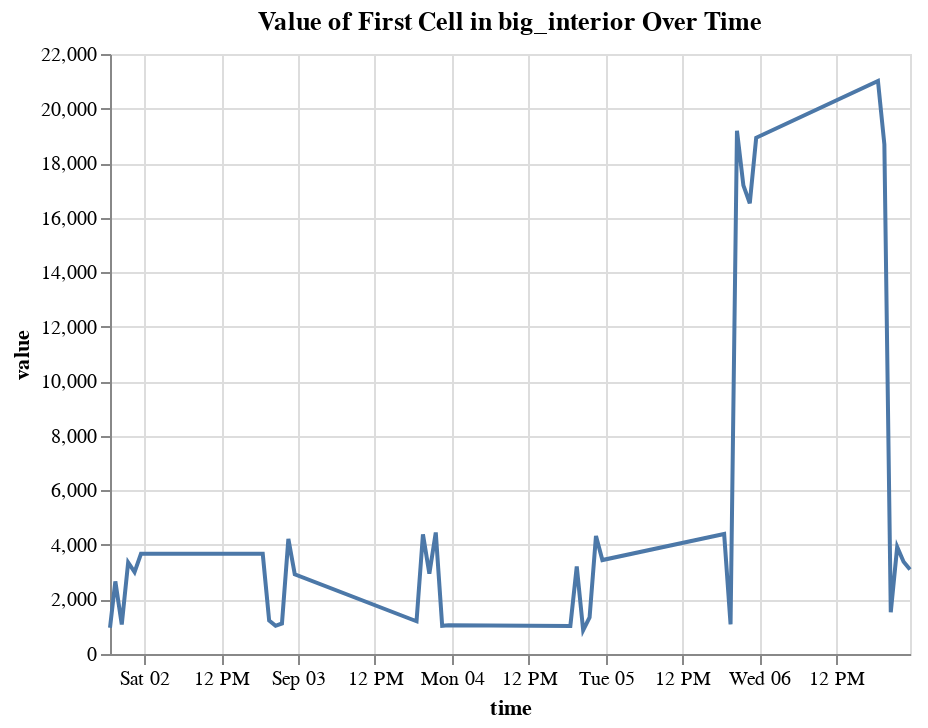

Notebook cell for this chart:
### Code cell
import pandas as pd
import altair as alt

# Assuming 'result_copy1' is your DataFrame
# Extract the data for the first cell of big_interior
# Ensure you are selecting the data correctly to get a list or array-like object
first_cell_data = result_copy1.iloc[0]['big_interior']

# Create a DataFrame for plotting
plot_df = pd.DataFrame({
    'time': result_copy1['time'][:len(first_cell_data)],  # Match time length with data
    'value': first_cell_data
})

# Create the line chart
chart = alt.Chart(plot_df).mark_line().encode(
    x='time',
    y='value'
).properties(
    title='Value of First Cell in big_interior Over Time'
)

chart

### Figure 1 — Vega-Lite specification as saved in the notebook (floating-point values rounded to 4 significant figures)
{"config": {"view": {"continuousWidth": 400, "continuousHeight": 300}}, "data": {"name": "data-6417e4802e0de6e78d297fceeb3af50a"}, "mark": "line", "encoding": {"x": {"field": "time", "type": "temporal"}, "y": {"field": "value", "type": "quantitative"}}, "title": "Value of First Cell in big_interior Over Time", "$schema": "https://vega.github.io/schema/vega-lite/v4.17.0.json", "datasets": {"data-6417e4802e0de6e78d297fceeb3af50a": [{"time": "2023-09-02T00:10:00+05:30", "value": 965.8}, {"time": "2023-09-02T01:00:00+05:30", "value": 2663.0}, {"time": "2023-09-02T02:00:00+05:30", "value": 1079.0}, {"time": "2023-09-02T03:00:00+05:30", "value": 3358.0}, {"time": "2023-09-02T04:00:00+05:30", "value": 3004.0}, {"time": "2023-09-02T05:00:00+05:30", "value": 3676.0}, {"time": "2023-09-03T00:00:00+05:30", "value": 3674.0}, {"time": "2023-09-03T01:00:00+05:30", "value": 1227.0}, {"time": "2023-09-03T02:00:00+05:30", "value": 1033.0}, {"time": "2023-09-03T03:00:00+05:30", "value": 1120.0}, {"time": "2023-09-03T04:00:00+05:30", "value": 4224.0}, {"time": "2023-09-03T05:00:00+05:30", "value": 2922.0}, {"time": "2023-09-04T00:00:00+05:30", "value": 1200.0}, {"time": "2023-09-04T01:00:00+05:30", "value": 4389.0}, {"time": "2023-09-04T02:00:00+05:30", "value": 2949.0}, {"time": "2023-09-04T03:00:00+05:30", "value": 4455.0}, {"time": "2023-09-04T04:00:00+05:30", "value": 1034.0}, {"time": "2023-09-04T05:00:00+05:30", "value": 1051.0}, {"time": "2023-09-05T00:00:00+05:30", "value": 1027.0}, {"time": "2023-09-05T01:00:00+05:30", "value": 3210.0}, {"time": "2023-09-05T02:00:00+05:30", "value": 871.4}, {"time": "2023-09-05T03:00:00+05:30", "value": 1341.0}, {"time": "2023-09-05T04:00:00+05:30", "value": 4330.0}, {"time": "2023-09-05T05:00:00+05:30", "value": 3444.0}, {"time": "2023-09-06T00:00:00+05:30", "value": 4399.0}, {"time": "2023-09-06T01:00:00+05:30", "value": 1083.0}, {"time": "2023-09-06T02:00:00+05:30", "value": 19190.0}, {"time": "2023-09-06T03:00:00+05:30", "value": 17180.0}, {"time": "2023-09-06T04:00:00+05:30", "value": 16530.0}, {"time": "2023-09-06T05:00:00+05:30", "value": 18930.0}, {"time": "2023-09-07T00:00:00+05:30", "value": 21010.0}, {"time": "2023-09-07T01:00:00+05:30", "value": 18690.0}, {"time": "2023-09-07T02:00:00+05:30", "value": 1533.0}, {"time": "2023-09-07T03:00:00+05:30", "value": 3924.0}, {"time": "2023-09-07T04:00:00+05:30", "value": 3382.0}, {"time": "2023-09-07T05:00:00+05:30", "value": 3101.0}]}}
